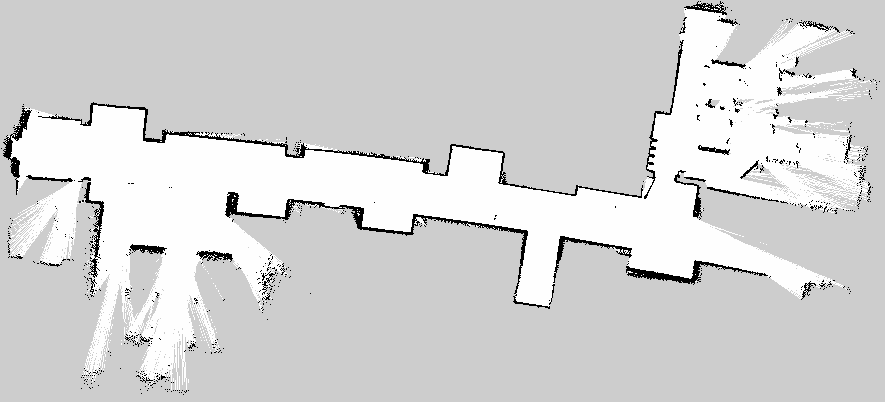
#> input picture maps/entire_building.pgm, 885 x 402 px, given in place of some_map.pgm, which was not available
$ python merge1_angles.py
#> lines starting #> are read from the running program, lines starting #| are printed output that depends on the picture; after the words box and inside, x2 and y2 are one past the last pixel; in counts of white or black regions, pixels touching at a corner belong together; long printed decimals are rounded; pictures that were not available may be replaced by others from this repository, and a replacement may not be noted
import numpy as np
from PIL import Image

def load(name):
    im = np.array(Image.open(f'/home/ros/Documents/matrix_turtlebot/maps/{name}.pgm'))
    return im

def dominant_angle(occ):
    # PCA-free approach: histogram of edge orientations from wall pixel pairs
    # Use Hough-style: for each occupied pixel, look at gradient of distance? Simpler:
    # take all occupied pixel coords, compute orientation histogram of vectors
    # between nearby occupied pixels.
    import cv2
    img = (occ * 255).astype(np.uint8)
    lines = cv2.HoughLinesP(img, 1, np.pi/720, threshold=60,
                            minLineLength=40, maxLineGap=5)
    if lines is None:
        return None
    angs, weights = [], []
    for l in lines[:, 0]:
        x1, y1, x2, y2 = l
        ang = np.degrees(np.arctan2(y2 - y1, x2 - x1)) % 90.0  # fold to [0,90)
        length = np.hypot(x2 - x1, y2 - y1)
        angs.append(ang); weights.append(length)
    angs = np.array(angs); weights = np.array(weights)
    # weighted circular mean on 90-degree period
    theta = np.radians(angs * 4)  # map [0,90) onto full circle
    c = np.average(np.cos(theta), weights=weights)
    s = np.average(np.sin(theta), weights=weights)
    mean = np.degrees(np.arctan2(s, c)) / 4 % 90
    # also report histogram peak for robustness
    hist, edges = np.histogram(angs, bins=180, range=(0, 90), weights=weights)
    peak = edges[np.argmax(hist)] + 0.25
    return mean, peak, len(lines)

for name in ['some_map', 'second_half_building']:
    im = load(name)
#> in load, im is the input picture: shape (402, 885); min 0, max 254, mean 212.1
    occ = im < 100
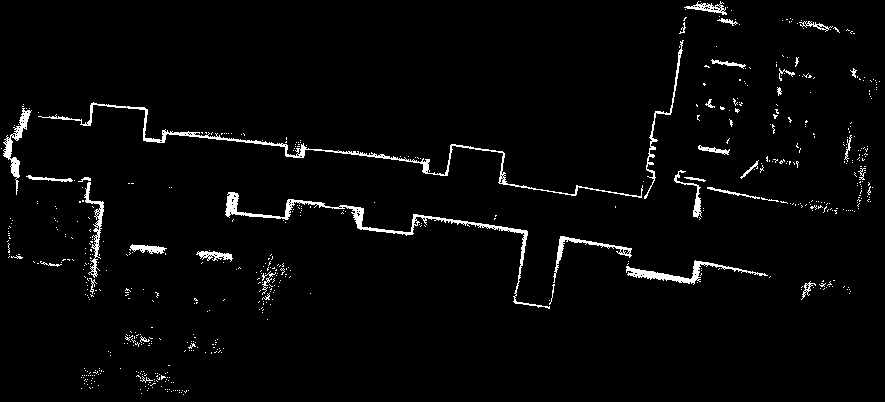
#> occ: shape (402, 885) bool; 2.7% white in thin lines or dots
    print(name, 'shape', im.shape, 'occupied px', occ.sum())
#| some_map shape (402, 885) occupied px 9779
    print('  dominant angle (mean, hist-peak, nlines):', dominant_angle(occ))
#> in dominant_angle, `img = (occ * 255).astype(np.uint8)`: img: shape (402, 885); 2.7% white in thin lines or dots
#> in dominant_angle, `lines = cv2.HoughLinesP(img, 1, np.pi/720, threshold=60, minLineLength..`: lines = 47 rows, first 6: [162, 130, 287, 146], [287, 200, 363, 211], [334, 152, 427, 163], [694, 262, 765, 274], [162, 132, 286, 146], [560, 238, 631, 249]
#> the loop in dominant_angle, `for l in lines[:, 0]:` made 47 passes
#> (x1, y1, x2, y2, ang, length) on passes 1 to 12: (162, 130, 287, 146, 7.29, 126), (287, 200, 363, 211, 8.24, 76.79), (334, 152, 427, 163, 6.75, 93.65), (694, 262, 765, 274, 9.59, 72.01), (162, 132, 286, 146, 6.44, 124.8), (560, 238, 631, 249, 8.81, 71.85), (413, 216, 527, 232, 7.99, 115.1), (413, 215, 520, 229, 7.45, 107.9), (626, 269, 700, 281, 9.21, 74.97), (475, 226, 527, 234, 8.75, 52.61), (225, 211, 287, 219, 7.35, 62.51), (626, 270, 697, 282, 9.59, 72.01)
#> after the loop in dominant_angle, `for l in lines[:, 0]:`: angs = 47 values, max 10.3 at index 43, min 5.44 at index 28, mean 8.11; weights = 47 values, max 126 at index 0, min 40.45 at index 44, mean 66.26
#> in dominant_angle, `theta = np.radians(angs * 4)`: theta = 47 values, max 0.719 at index 43, min 0.38 at index 28, mean 0.566
#> in dominant_angle, `c = np.average(np.cos(theta), weights=weights)`: c = 0.845
#> in dominant_angle, `s = np.average(np.sin(theta), weights=weights)`: s = 0.529
#> in dominant_angle, `mean = np.degrees(np.arctan2(s, c)) / 4 % 90`: mean = 8.01
#> in dominant_angle, `hist, edges = np.histogram(angs, bins=180, range=(0, 90), weights=weig..`: hist = 180 values, max 607.3 at index 16, min 0 at index 0, mean 17.3; edges = 181 values from 0 to 90
#> in dominant_angle, `peak = edges[np.argmax(hist)] + 0.25`: peak = 8.25
#|   dominant angle (mean, hist-peak, nlines): (8.013, 8.25, 47)
#> pass 2 of the loop `for name in ['some_map', 'second_half_building']:`:
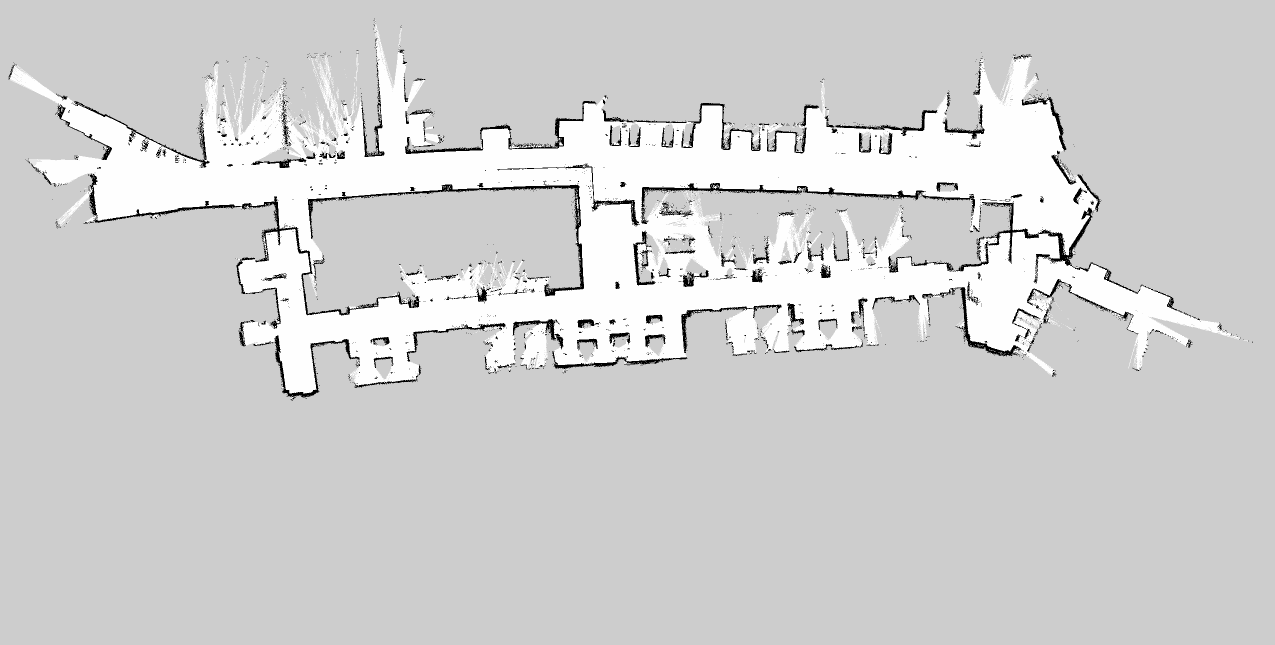
#> input picture maps/entire_building_merged.pgm, 2550 x 1289 px, given in place of second_half_building.pgm, which was not available (shown at 1/2 size)
#> in load, im is the input picture: shape (1289, 2550); min 0, max 254, mean 208.9
#> `occ = im < 100`:
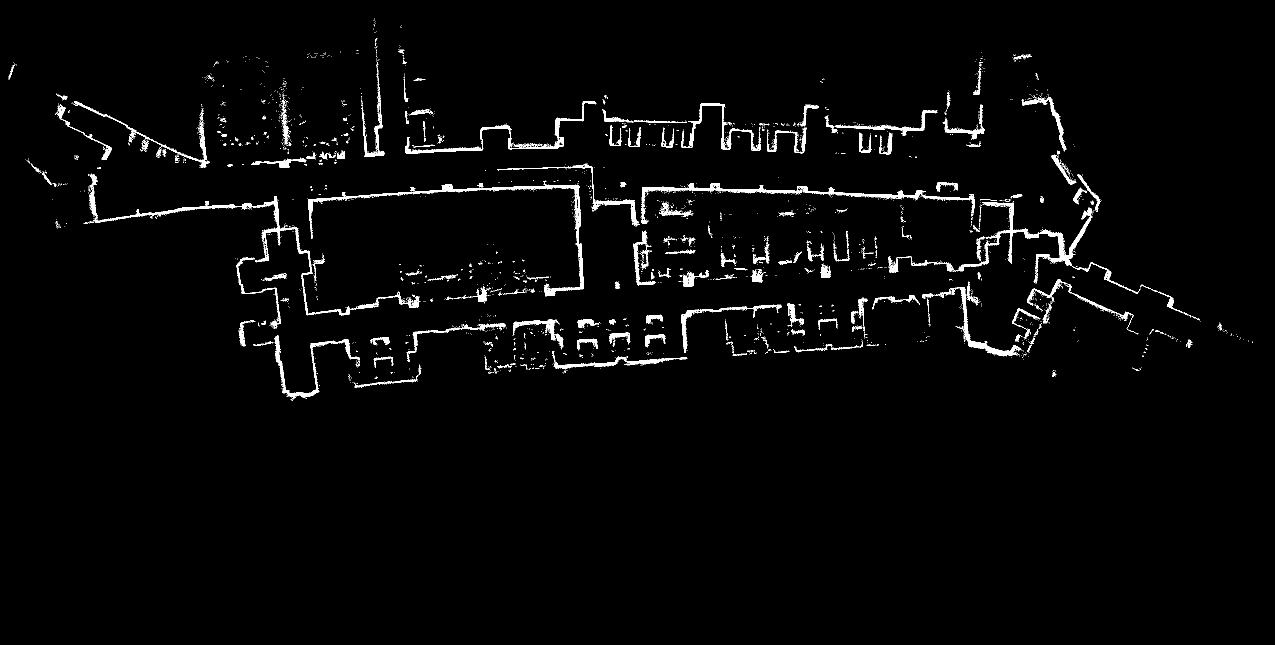
#> occ: shape (1289, 2550) bool (shown at 1/2 size); 2.3% white; 2452 white regions (2241 under 20 px), largest, box (x1, y1, x2, y2) and area: (616, 369, 1168, 593) 4985, (185, 393, 841, 631) 4958, (1282, 366, 1950, 448) 4479
#| second_half_building shape (1289, 2550) occupied px 75194
#> lines = 234 rows, first 6: [1614, 385, 1946, 397], [1890, 261, 1967, 263], [811, 304, 965, 299], [616, 399, 996, 375], [1284, 376, 1618, 382], [821, 387, 1020, 374]
#> the loop in dominant_angle (call 2), `for l in lines[:, 0]:` made 234 passes
#> (x1, y1, x2, y2, ang, length) on passes 1 to 3: (1614, 385, 1946, 397, 2.07, 332.2), (1890, 261, 1967, 263, 1.49, 77.03), (811, 304, 965, 299, 88.14, 154.1)
#|   dominant angle (mean, hist-peak, nlines): (88.487, 86.25, 234)
